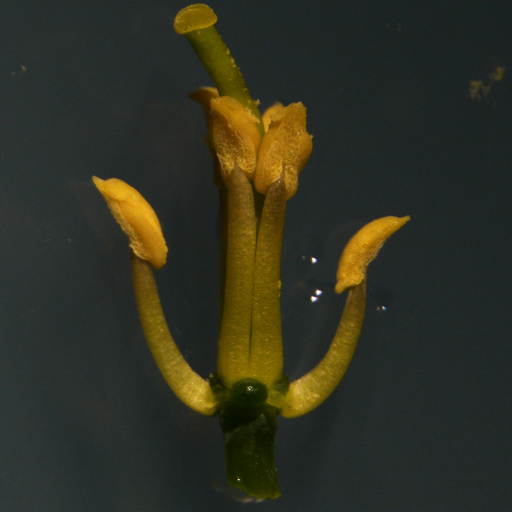
#> input picture dataset/00002.png, 1024 x 1024 px (shown at 1/2 size); its folder holds only this picture in this run
$ python -i Separated.py   (imports and definitions only)
#> lines starting #> are read from the running program, lines starting #| are printed output that depends on the picture; after the words box and inside, x2 and y2 are one past the last pixel; in counts of white or black regions, pixels touching at a corner belong together
import cv2
import numpy as np
import matplotlib.pyplot as plt
from skimage import io, measure, morphology
import os

plt.rcParams['font.sans-serif'] = ['Microsoft YaHei']

def extend_black_regions(image, extension_pixels=20, threshold=127):
    _, binary = cv2.threshold(image, threshold, 255, cv2.THRESH_BINARY)
    contours, _ = cv2.findContours(binary, cv2.RETR_EXTERNAL, cv2.CHAIN_APPROX_SIMPLE)
    black_regions_found = False

    for contour in contours:
        mask = np.zeros_like(binary)
        cv2.drawContours(mask, [contour], -1, 255, -1)
        white_region = cv2.bitwise_and(binary, mask)
        black_region = cv2.bitwise_not(white_region)
        black_region[mask == 0] = 0
        black_contours, _ = cv2.findContours(black_region, cv2.RETR_EXTERNAL, cv2.CHAIN_APPROX_SIMPLE)

        for black_contour in black_contours:
            black_pixels = np.where(black_region == 255)
            if len(black_pixels[0]) > 0:
                black_regions_found = True
                top_pixel_y = np.min(black_pixels[0])
                bottom_pixel_y = np.max(black_pixels[0])
                x_values = black_pixels[1]
                top_pixel_x = x_values[np.argmin(black_pixels[0])]
                bottom_pixel_x = x_values[np.argmax(black_pixels[0])]

                if top_pixel_y - extension_pixels >= 0:
                    for i in range(top_pixel_y, top_pixel_y - extension_pixels, -1):
                        binary[i, top_pixel_x] = 0
                else:
                    for i in range(top_pixel_y, 0, -1):
                        binary[i, top_pixel_x] = 0

                if bottom_pixel_y + extension_pixels < binary.shape[0]:
                    for i in range(bottom_pixel_y, bottom_pixel_y + extension_pixels):
                        binary[i, bottom_pixel_x] = 0
                else:
                    for i in range(bottom_pixel_y, binary.shape[0]):
                        binary[i, bottom_pixel_x] = 0

    return binary if black_regions_found else image

# [67 lines left out: functions erode_white_regions, split_and_save_white_regions, calculate_lengths, process_image_by_color, split_image_by_color_main, not called in this run]

>>> import cv2
>>> picture = cv2.imread('dataset/00002.png', cv2.IMREAD_GRAYSCALE)
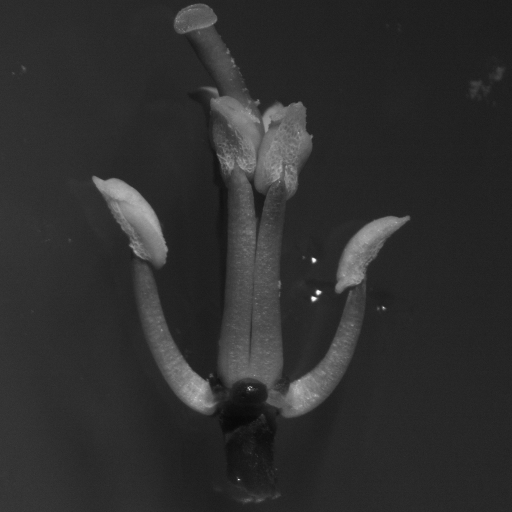
#> picture: shape (1024, 1024) (shown at 1/2 size); min 4, max 255, mean 46.7
>>> result = extend_black_regions(picture)
#> in extend_black_regions, `_, binary = cv2.threshold(image, threshold, 255, cv2.THRESH_BINARY)`:
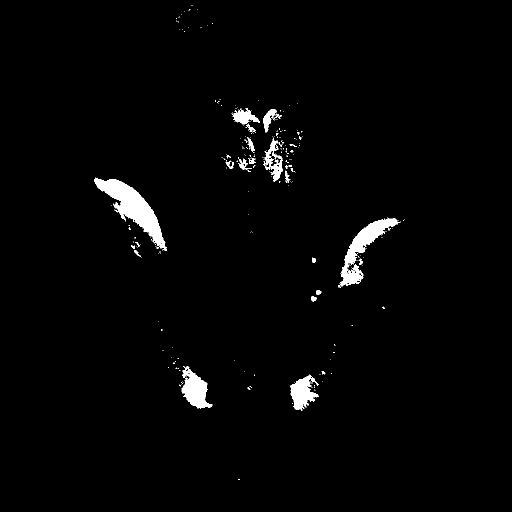
#> binary: shape (1024, 1024) (shown at 1/2 size); 1.9% white; 268 white regions (242 under 20 px)
#> in extend_black_regions, `contours, _ = cv2.findContours(binary, cv2.RETR_EXTERNAL, cv2.CHAIN_AP..`: contours = 267 contours, 248 with area under 20; largest, box (x1, y1, x2, y2) and area: (188, 355, 334, 502) 6330, (680, 437, 801, 573) 4081, (363, 732, 425, 818) 2665, (581, 749, 638, 820) 2017, (527, 275, 566, 363) 1041
#> the loop in extend_black_regions, `for contour in contours:` made 267 passes
#> contour on passes 1 to 3: [[476, 958], [476, 959], [479, 959], [478, 958]], [[602, 819], [602, 820], [604, 820], [604, 819]], [[600, 818]]
#> pass 1, in extend_black_regions, `white_region = cv2.bitwise_and(binary, mask)`:
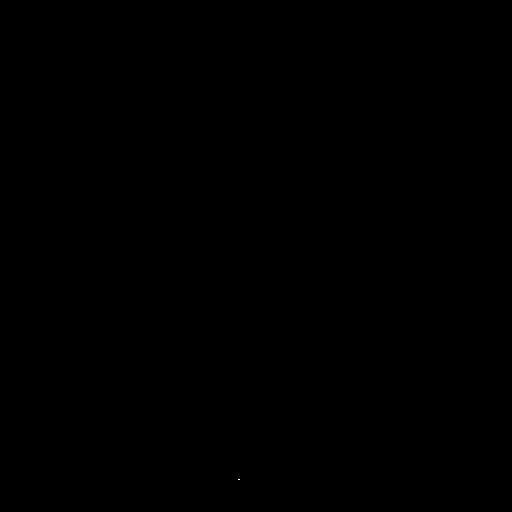
#> white_region: shape (1024, 1024) (shown at 1/2 size); 0% white in thin lines or dots, all inside (x1, y1, x2, y2) = (476, 958, 480, 960)
#> after the loop in extend_black_regions, `for contour in contours:`: binary: shape (1024, 1024); 1.9% white; 281 white regions (252 under 20 px), largest, box (x1, y1, x2, y2) and area: (188, 355, 334, 502) 6538, (680, 437, 801, 573) 4324, (363, 732, 425, 818) 2683
#> after the loop in extend_black_regions, `for contour in contours:`: black_region: shape (1024, 1024); every value is 0
#> after the loop in extend_black_regions, `for contour in contours:`: mask: shape (1024, 1024); 0% white in thin lines or dots, all inside (x1, y1, x2, y2) = (383, 11, 385, 12)

$ run again, on dataset/00053.png
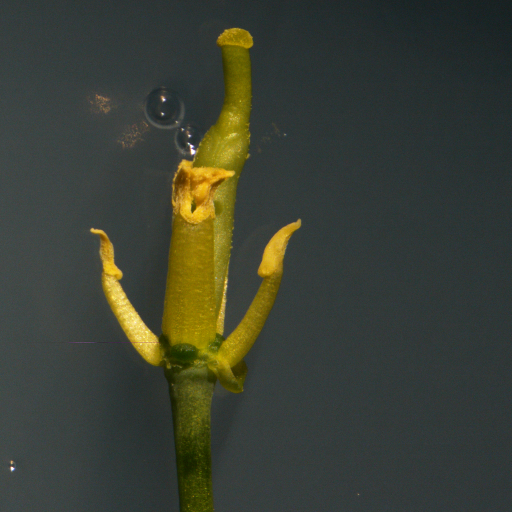
#> input picture dataset/00053.png, 1024 x 1024 px (shown at 1/2 size)
#> `picture = cv2.imread('dataset/00002.png', cv2.IMREAD_GRAYSCALE)`:
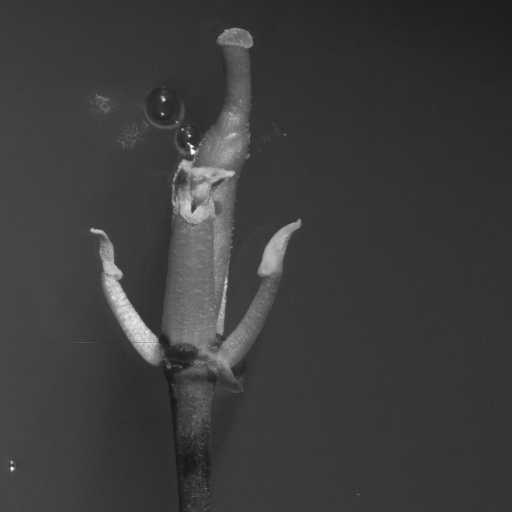
#> picture: shape (1024, 1024) (shown at 1/2 size); min 18, max 255, mean 60.2
#> in extend_black_regions, `_, binary = cv2.threshold(image, threshold, 255, cv2.THRESH_BINARY)`:
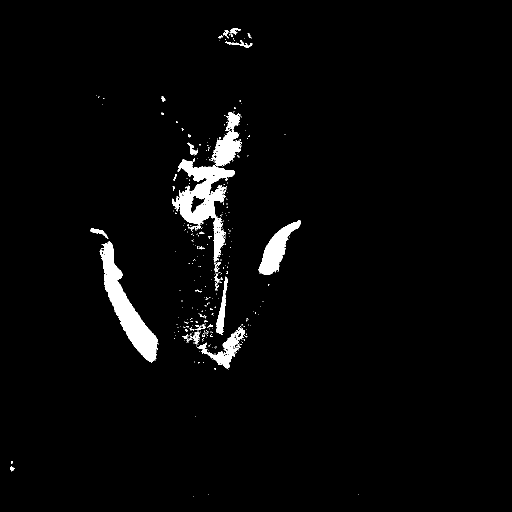
#> binary: shape (1024, 1024) (shown at 1/2 size); 2.8% white; 338 white regions (309 under 20 px)
#> contours = 338 contours, 319 with area under 20; largest, box (x1, y1, x2, y2) and area: (345, 259, 484, 525) 10856, (199, 482, 317, 725) 8116, (517, 440, 602, 550) 3372, (395, 655, 490, 737) 1934, (432, 553, 455, 670) 880
#> the loop in extend_black_regions, `for contour in contours:` made 338 passes
#> contour on passes 1 to 3: [[386, 992]], [[716, 988]], [[417, 988]]

$ run again, on dataset/00068.png
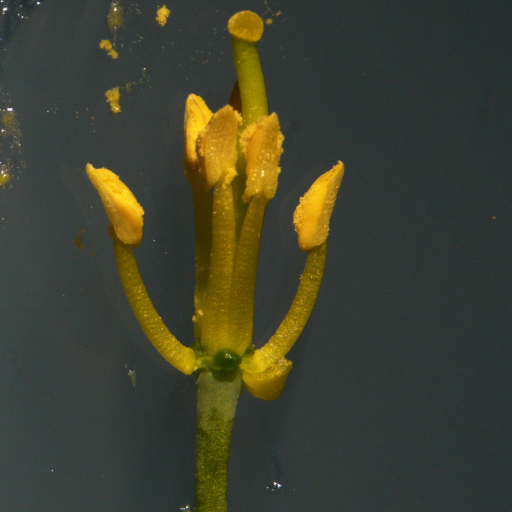
#> input picture dataset/00068.png, 1024 x 1024 px (shown at 1/2 size)
#> `picture = cv2.imread('dataset/00002.png', cv2.IMREAD_GRAYSCALE)`:
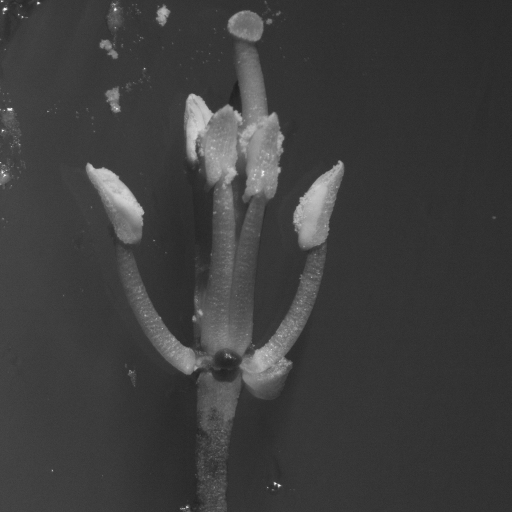
#> picture: shape (1024, 1024) (shown at 1/2 size); min 28, max 255, mean 61.8
#> in extend_black_regions, `_, binary = cv2.threshold(image, threshold, 255, cv2.THRESH_BINARY)`:
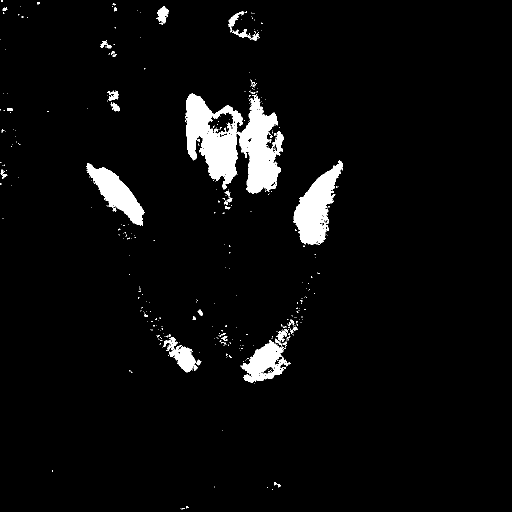
#> binary: shape (1024, 1024) (shown at 1/2 size); 4.2% white; 394 white regions (352 under 20 px)
#> contours = 373 contours, 343 with area under 20; largest, box (x1, y1, x2, y2) and area: (370, 187, 568, 388) 21781, (587, 321, 686, 490) 7800, (173, 326, 289, 452) 5393, (481, 680, 582, 765) 4240, (326, 675, 396, 745) 1734
#> the loop in extend_black_regions, `for contour in contours:` made 373 passes
#> contour on passes 1 to 3: [[364, 1017], [365, 1018], [365, 1017]], [[361, 1017], [362, 1018], [362, 1017]], [[367, 1016], [367, 1017], [369, 1017], [368, 1016]]
